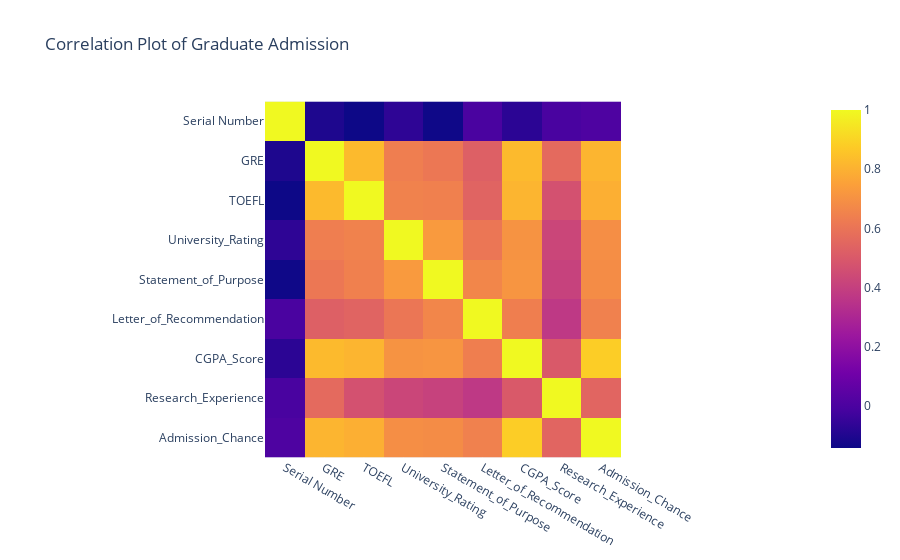

The notebook cell this image was saved under:
### Code cell
px.imshow(df.corr(),title="Correlation Plot of Graduate Admission")

### Figure 1 — Plotly figure (JSON) as saved in the notebook; plotly's stock layout.template omitted (floating-point values rounded to 4 significant figures)
{"data": [{"coloraxis": "coloraxis", "hovertemplate": "x: %{x}<br>y: %{y}<br>color: %{z}<extra></extra>", "name": "0", "type": "heatmap", "x": ["Serial Number", "GRE", "TOEFL", "University_Rating", "Statement_of_Purpose", "Letter_of_Recommendation", "CGPA_Score", "Research_Experience", "Admission_Chance"], "xaxis": "x", "y": ["Serial Number", "GRE", "TOEFL", "University_Rating", "Statement_of_Purpose", "Letter_of_Recommendation", "CGPA_Score", "Research_Experience", "Admission_Chance"], "yaxis": "y", "z": [[1, -0.1038, -0.1417, -0.06764, -0.1374, -0.003694, -0.07429, -0.005332, 0.008505], [-0.1038, 1, 0.8272, 0.6354, 0.6135, 0.5247, 0.8259, 0.5634, 0.8104], [-0.1417, 0.8272, 1, 0.6498, 0.6444, 0.5416, 0.8106, 0.467, 0.7922], [-0.06764, 0.6354, 0.6498, 1, 0.728, 0.6087, 0.7053, 0.427, 0.6901], [-0.1374, 0.6135, 0.6444, 0.728, 1, 0.6637, 0.7122, 0.4081, 0.6841], [-0.003694, 0.5247, 0.5416, 0.6087, 0.6637, 1, 0.6375, 0.3725, 0.6454], [-0.07429, 0.8259, 0.8106, 0.7053, 0.7122, 0.6375, 1, 0.5013, 0.8824], [-0.005332, 0.5634, 0.467, 0.427, 0.4081, 0.3725, 0.5013, 1, 0.5459], [0.008505, 0.8104, 0.7922, 0.6901, 0.6841, 0.6454, 0.8824, 0.5459, 1]]}], "layout": {"coloraxis": {"colorscale": [[0, "#0d0887"], [0.1111, "#46039f"], [0.2222, "#7201a8"], [0.3333, "#9c179e"], [0.4444, "#bd3786"], [0.5556, "#d8576b"], [0.6667, "#ed7953"], [0.7778, "#fb9f3a"], [0.8889, "#fdca26"], [1, "#f0f921"]]}, "title": {"text": "Correlation Plot of Graduate Admission"}, "xaxis": {"anchor": "y", "constrain": "domain", "domain": [0, 1], "scaleanchor": "y"}, "yaxis": {"anchor": "x", "autorange": "reversed", "constrain": "domain", "domain": [0, 1]}}}
